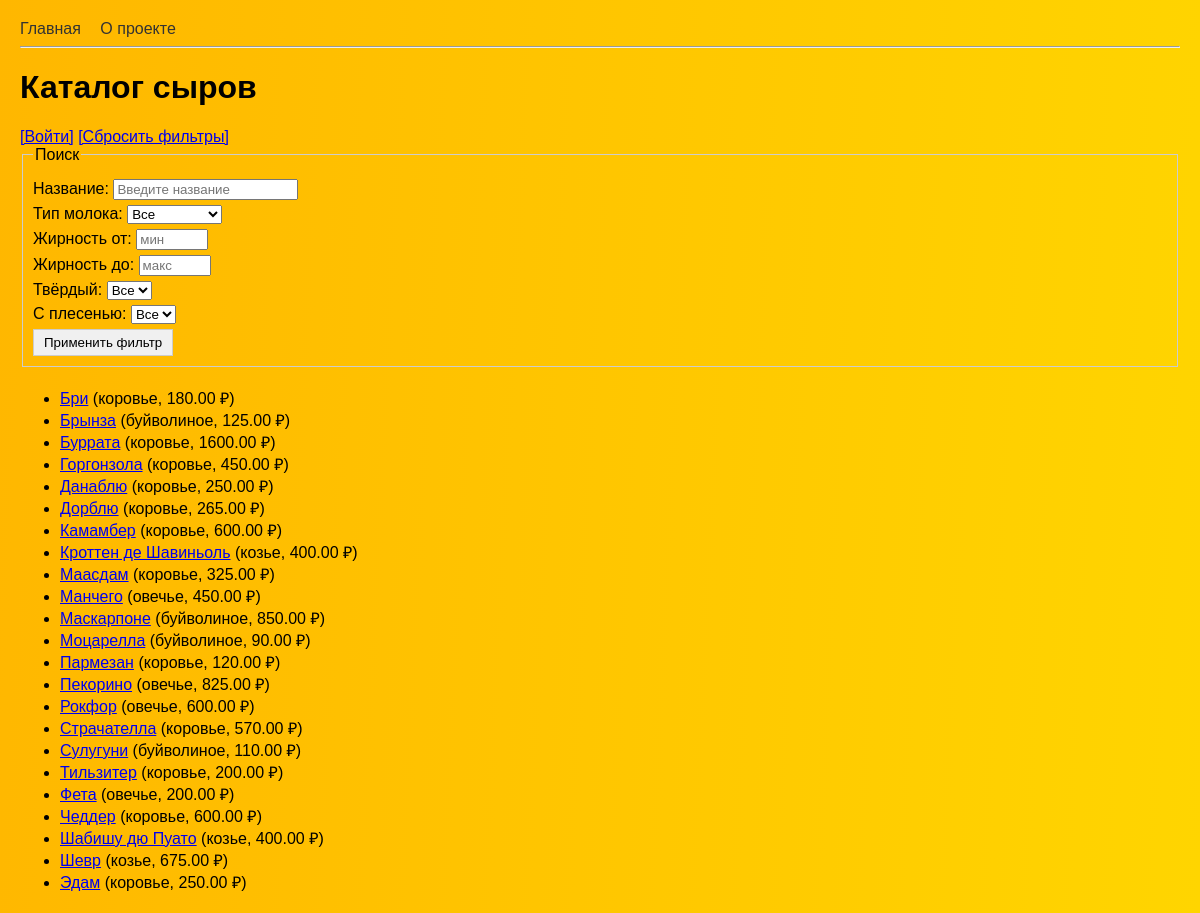
The page / on the database its author committed.
### catalog/models.py (models this page shows, shortened)
class MilkType(models.Model):
    name = models.CharField(max_length=50, unique=True, verbose_name='Тип молока')
    def __str__(self):
        return self.name
    class Meta:
        verbose_name = 'Тип молока'
        verbose_name_plural = 'Типы молока'
        ordering = ['name']

class Cheese(models.Model):
    name = models.CharField(max_length=200, verbose_name='Название')
    milk_type = models.ForeignKey(
        MilkType, on_delete=models.PROTECT, verbose_name='Тип молока', related_name='cheeses'
    )
    fat_content = models.FloatField(
        verbose_name='Жирность, %',
        validators=[MinValueValidator(0.0), MaxValueValidator(70.0)]
    )
    weight = models.FloatField(
        null=True, blank=True, verbose_name='Вес, г',
        validators=[MinValueValidator(0.0)]
    )
    is_hard = models.BooleanField(verbose_name='Твёрдый')
    has_mold = models.BooleanField(default=False, verbose_name='С плесенью')
    price = models.DecimalField(
        max_digits=10, decimal_places=2, default=0,
        verbose_name='Цена за единицу'
    )
    small_wholesale_price = models.DecimalField(
        max_digits=10, decimal_places=2, default=0,
        verbose_name='Цена мелкого опта'
    )
    small_wholesale_quantity = models.PositiveIntegerField(
        default=1, verbose_name='От кол-ва для мелкого опта'
    )
    large_wholesale_price = models.DecimalField(
        max_digits=10, decimal_places=2, default=0,
        verbose_name='Цена крупного опта'
    )
    large_wholesale_quantity = models.PositiveIntegerField(
        default=10, verbose_name='От кол-ва для крупного опта'
    )
    class Meta:
        verbose_name = 'Сыр'
        verbose_name_plural = 'Сыры'
        ordering = ['name']

### catalog/views.py (the view, shortened to what this page needs)
# urls.py: path('', views.index, name='index'),
def index(request):
    form = SearchForm(request.GET or None)
    cheeses = Cheese.objects.all()
    context = {
        'cheeses': cheeses,
        'form': form,
        'is_merchandiser': is_merchandiser(request.user) if request.user.is_authenticated else False,
        'is_sales_manager': is_sales_manager(request.user) if request.user.is_authenticated else False,
        'is_admin': is_admin(request.user) if request.user.is_authenticated else False,
    }
    return render(request, 'catalog/index.html', context)

### catalog/forms.py
class SearchForm(forms.Form):
    name = forms.CharField(max_length=100, required=False, label='Название',
                           widget=forms.TextInput(attrs={'placeholder': 'Введите название'}))
    milk_type = forms.ModelChoiceField(
        queryset=MilkType.objects.all(), required=False, label='Тип молока', empty_label='Все'
    )
    fat_min = forms.FloatField(required=False, label='Жирность от', min_value=0, max_value=70,
                               widget=forms.NumberInput(attrs={'step': '0.1', 'placeholder': 'мин'}))
    fat_max = forms.FloatField(required=False, label='Жирность до', min_value=0, max_value=70,
                               widget=forms.NumberInput(attrs={'step': '0.1', 'placeholder': 'макс'}))
    is_hard = forms.NullBooleanField(required=False, label='Твёрдый',
                                     widget=forms.Select(choices=[('', 'Все'), ('true', 'Да'), ('false', 'Нет')]))
    has_mold = forms.NullBooleanField(required=False, label='С плесенью',
                                      widget=forms.Select(choices=[('', 'Все'), ('true', 'Да'), ('false', 'Нет')]))

### catalog/templates/catalog/index.html (shortened to what this page needs)
{% extends 'catalog/base.html' %}
{% block content %}
    <h1>Каталог сыров</h1>
    {% if user.is_authenticated %}
        <p>
            Привет, {{ user.get_username }}!
            <form method="post" action="{% url 'logout' %}" style="display: inline;">
                {% csrf_token %}
                <button type="submit" style="cursor: pointer;">
                    Выйти
                </button>
            </form>
        </p>
    {% else %}
        <a href="{% url 'login' %}">[Войти]</a>
    {% endif %}
    <a href="{% url 'index' %}">[Сбросить фильтры]</a>
    <form method="get" action="{% url 'index' %}">
        <fieldset>
            <legend>Поиск</legend>
            {{ form.as_p }}
            <button type="submit" style="cursor: pointer;">Применить фильтр</button>
        </fieldset>
    </form>
    {% if cheeses %}
        <ul>
            {% for cheese in cheeses %}
                <li>
                    <a href="{% url 'detail' cheese.pk %}">{{ cheese.name }}</a>
                    ({{ cheese.milk_type }}, {{ cheese.price }} ₽)
                </li>
            {% endfor %}
        </ul>
    {% else %}
        <p>Нет сыров.</p>
    {% endif %}
{% endblock %}

### catalog/templates/catalog/base.html (shortened to what this page needs)
<!DOCTYPE html>
<html>
<head>
</head>
<body>
    <nav>
        <a href="{% url 'index' %}">Главная</a>
        <a href="{% url 'about' %}">О проекте</a>
    </nav>
    <hr>
    {% block content %}{% endblock %}
</body>
</html>

### catalog/templates/catalog/base.html (style rules this page uses)
body { font-family: Arial, sans-serif; margin: 20px; background-image: linear-gradient(0.258turn,rgba(255,183,0,1) 0%,rgba(255,213,0,1) 100%); }
nav a { margin-right: 15px; text-decoration: none; color: #333; }
form fieldset { margin-bottom: 20px; padding: 10px; border: 1px solid #ccc; }
form p { margin: 5px 0; }
button, a.button { padding: 5px 10px; background: #f0f0f0; border: 1px solid #ccc; text-decoration: none; color: black; }

### rows shown on the page
Cheese: name "Бри", milk_type "коровье", price "180.00"
Cheese: name "Брынза", milk_type "буйволиное", price "125.00"
Cheese: name "Буррата", milk_type "коровье", price "1600.00"
Cheese: name "Горгонзола", milk_type "коровье", price "450.00"
Cheese: name "Данаблю", milk_type "коровье", price "250.00"
Cheese: name "Дорблю", milk_type "коровье", price "265.00"
Cheese: name "Камамбер", milk_type "коровье", price "600.00"
Cheese: name "Кроттен де Шавиньоль", milk_type "козье", price "400.00"
Cheese: name "Маасдам", milk_type "коровье", price "325.00"
Cheese: name "Манчего", milk_type "овечье", price "450.00"
Cheese: name "Маскарпоне", milk_type "буйволиное", price "850.00"
Cheese: name "Моцарелла", milk_type "буйволиное", price "90.00"
Cheese: name "Пармезан", milk_type "коровье", price "120.00"
Cheese: name "Пекорино", milk_type "овечье", price "825.00"
Cheese: name "Рокфор", milk_type "овечье", price "600.00"
Cheese: name "Страчателла", milk_type "коровье", price "570.00"
Cheese: name "Сулугуни", milk_type "буйволиное", price "110.00"
Cheese: name "Тильзитер", milk_type "коровье", price "200.00"
Cheese: name "Фета", milk_type "овечье", price "200.00"
Cheese: name "Чеддер", milk_type "коровье", price "600.00"
Cheese: name "Шабишу дю Пуато", milk_type "козье", price "400.00"
Cheese: name "Шевр", milk_type "козье", price "675.00"
Cheese: name "Эдам", milk_type "коровье", price "250.00"
